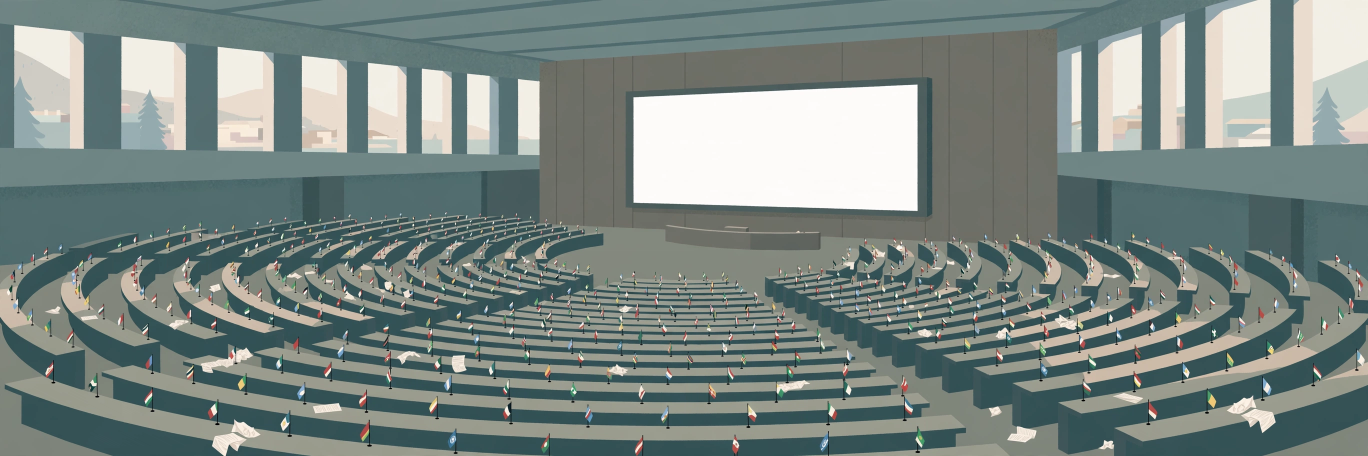
#> input picture hero.webp, 2736 x 912 px (shown at 1/2 size)
$ python draw.py
#> lines starting #> are read from the running program, lines starting #| are printed output that depends on the picture
#!/usr/bin/env python3
"""Render the front page for Tuesday 24 November 2026.

Running this file paints ``entry.png`` (1024x1024) next to it. The
grader never runs this script: the entrypoint is main.ts, which only
copies the finished entry.png into /output, because the competition
runtime is standard library only and Pillow is not installed there.

Every story on the page was checked against a real report dated
22-24 November 2026 (CNN, AP, Le Monde, Al Jazeera) before it was
typeset here. The hero picture is an illustration generated for this
entry and bundled as hero.webp; no network is used at render time.

Deterministic: fixed fonts, fixed text, fixed layout, fixed image
processing, so two runs write byte-identical output.
"""

import os

from PIL import Image, ImageDraw, ImageFont

PAGE_W, PAGE_H = 1024, 1024
EDGE = 36
NEWSprint = (248, 244, 236)
INK = (16, 16, 16)
ACCENT = (172, 32, 32)
BAND = (22, 36, 60)
MUTED = (92, 88, 80)
HAIRLINE = (62, 60, 54)

DEJAVU = "/usr/share/fonts/truetype/dejavu"


class FrontPage:
    """A newspaper front page drawn top to bottom with a moving cursor."""

    def __init__(self):
        self.canvas = Image.new("RGB", (PAGE_W, PAGE_H), NEWSprint)
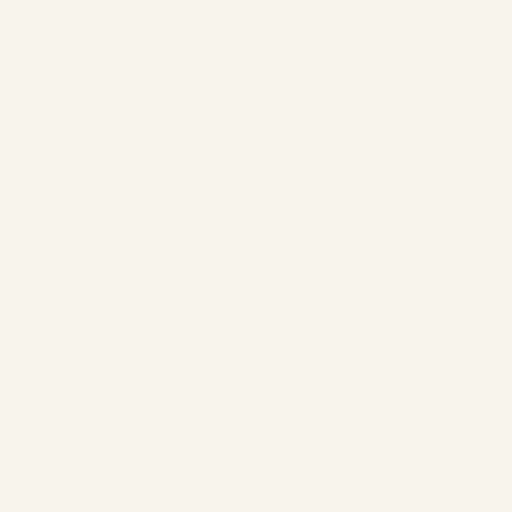
#> self.canvas: PIL image 1024x1024 RGB (shown at 1/2 size); mean R, G, B 248, 244, 236
        self.pen = ImageDraw.Draw(self.canvas)
        self.left = EDGE
        self.right = PAGE_W - EDGE
        self.y = 0

    def typeface(self, name, size):
        return ImageFont.truetype(os.path.join(DEJAVU, name), size)

    def hline(self, y, weight=1, colour=HAIRLINE):
        self.pen.line([(self.left, y), (self.right, y)], fill=colour,
                      width=weight)

    def flow(self, text, face, width, x=None, leading=None, colour=INK):
        """Greedy wrap + draw; returns the y below the last line."""
#> called with width = 952, leading = 23, colour = (16, 16, 16)
        x = self.left if x is None else x
        step = leading or int(face.size * 1.3)
        words, lines, current = text.split(), [], ""
        for word in words:
            trial = (current + " " + word).strip()
            if self.pen.textlength(trial, font=face) <= width:
                current = trial
            else:
                if current:
                    lines.append(current)
                current = word
#> after the loop, lines = 4 items
        if current:
            lines.append(current)
        yy = self.y
        for line in lines:
            self.pen.text((x, yy), line, font=face, fill=colour)
            yy += step
#> this loop made 5 passes
#> yy on passes 1 to 4: 305, 328, 351, 374
#> (line, yy) on pass 5: ('in 2009.', 397)
#> after the loop, yy = 397
        return yy

    def masthead(self):
        self.hline(22, weight=2)
        title = self.typeface("DejaVuSerif-Bold.ttf", 64)
        self.pen.text((PAGE_W // 2, 28), "THE WORLD TODAY", font=title,
                      fill=INK, anchor="ma")
        small = self.typeface("DejaVuSans-Bold.ttf", 16)
        self.pen.text((self.left, 104), "TUESDAY, 24 NOVEMBER 2026",
                      font=small, fill=INK)
        self.pen.text((PAGE_W // 2, 104), "No. 328  •  ONE DAY, ONE PAGE",
                      font=small, fill=INK, anchor="ma")
        self.pen.text((self.right, 104), "ANTALYA  •  KYIV  •  SERANG",
                      font=small, fill=INK, anchor="ra")
        self.hline(126, weight=4)
        self.hline(132, weight=1)
        self.y = 146

    def lead(self):
        kick = self.typeface("DejaVuSans-Bold.ttf", 17)
        self.pen.text((self.left, self.y), "CLIMATE  —  COP31  —  ANTALYA",
                      font=kick, fill=ACCENT)
        self.y += 30
        head = self.typeface("DejaVuSerif-Bold.ttf", 50)
        self.pen.text((self.left, self.y), "No deal in Antalya",
                      font=head, fill=INK)
        self.y += 52
        self.pen.text((self.left, self.y), "as climate talks collapse",
                      font=head, fill=INK)
        self.y += 54
        deck = self.typeface("DejaVuSerif.ttf", 19)
        deck_text = (
            "After more than two weeks of talks in Antalya — the longest "
            "climate summit in history — 194 countries rejected the "
            "\u201cAntalya Pact\u201d on Sunday. The draft never mentioned "
            "fossil fuels, and the European Union, Panama, the Marshall "
            "Islands and Norway refused to sign a deal that ignored the "
            "cause of the crisis. It is the first major breakdown of the "
            "UN climate talks since Copenhagen in 2009."
        )
        self.y = self.flow(deck_text, deck, self.right - self.left,
                           leading=23)
#> self.y = 397
        self.y += 6
#> self.y = 403

    def hero(self):
        """Fit the bundled illustration into a wide panel, printed halftone."""
        here = os.path.dirname(os.path.abspath(__file__))
        pic = Image.open(os.path.join(here, "hero.webp")).convert("RGB")
#> pic is the input picture: PIL image 2736x912 RGB; mean R, G, B 123.3, 135.9, 131.8
        panel_w, panel_h = self.right - self.left, 170
        ratio = panel_w / panel_h
        iw, ih = pic.size
#> iw = 2736; ih = 912
        if iw / ih > ratio:
            keep_w = int(ih * ratio)
            x0 = (iw - keep_w) // 2
            pic = pic.crop((x0, 0, x0 + keep_w, ih))
        else:
            keep_h = int(iw / ratio)
#> keep_h = 488
            y0 = int((ih - keep_h) * 0.30)
#> y0 = 127
            pic = pic.crop((0, y0, iw, y0 + keep_h))
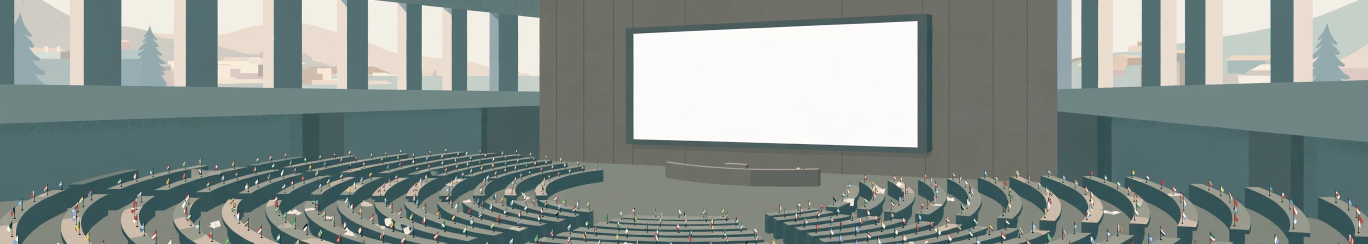
#> pic: PIL image 2736x488 RGB (shown at 1/2 size); mean R, G, B 132.7, 143.6, 139.7
        pic = pic.resize((panel_w, panel_h), Image.LANCZOS)
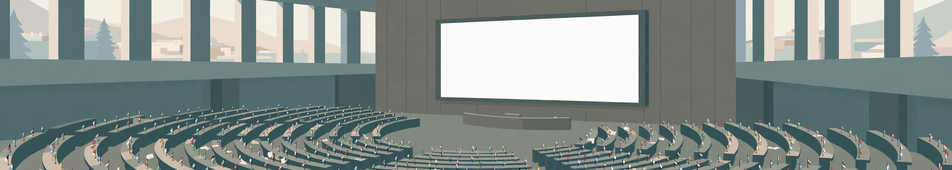
#> pic: PIL image 952x170 RGB; mean R, G, B 132.7, 143.6, 139.7
        pic = pic.quantize(colors=96, method=Image.MEDIANCUT,
                           dither=Image.FLOYDSTEINBERG).convert("RGB")
        self.canvas.paste(pic, (self.left, self.y))
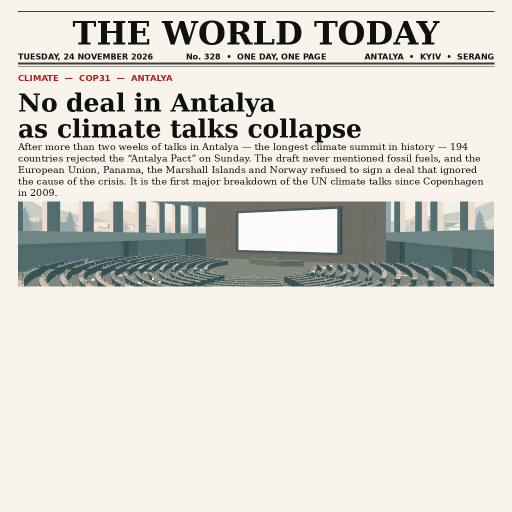
#> self.canvas: PIL image 1024x1024 RGB (shown at 1/2 size); mean R, G, B 218.5, 216.8, 209.9
        self.pen.rectangle([self.left, self.y, self.right,
                            self.y + panel_h], outline=INK, width=2)
        self.y += panel_h + 8
#> self.y = 581
        cap = self.typeface("DejaVuSerif.ttf", 14)
        self.pen.text((self.left, self.y),
                      "The plenary hall in Antalya, empty after delegates "
                      "rejected the draft pact on Sunday. Illustration.",
                      font=cap, fill=MUTED)
        self.y += 20
#> self.y = 601
        self.hline(self.y, weight=2)
        self.y += 8
#> self.y = 609

    def columns(self):
        gap = 26
        width = (self.right - self.left - 2 * gap) // 3
        stories = [
            ("WAR IN UKRAINE",
             "15 killed in overnight strikes as Zelenskyy demands Patriots",
             "Overnight Russian strikes killed at least 15 people — 11 in "
             "Dymer, where a drone collapsed part of a five-storey block, "
             "three in Vyshneve and one in Bila Tserkva. President "
             "Volodymyr Zelenskyy said Russia fired about 2,700 drones, "
             "1,460 guided bombs and 165 missiles in a week, and urged "
             "Washington to release Patriots Kyiv\u2019s partners have "
             "already paid for."),
            ("DISASTER IN BANTEN",
             "34 workers missing after fire sweeps candy factory",
             "Rescuers searched for 34 workers missing after fire swept the "
             "PT Fonusa Agung Mulia candy factory in Serang, Banten, on "
             "Saturday. About 300 people were inside; 29 were rescued, "
             "five hospitalised. Remains recovered in 26 body bags await "
             "forensic identification. The plant makes Milkita sweets, "
             "sold in more than 40 countries."),
            ("SUMMITS & MARKETS",
             "Trump, Xi and Putin meet as Nvidia brings back Huang",
             "Donald Trump, Xi Jinping and Vladimir Putin met for 90 minutes "
             "in Shenzhen on 19 November — the first trilateral summit — "
             "to discuss nuclear arms, Ukraine and the Middle East. Days "
             "later Nvidia\u2019s board reinstated Jensen Huang as chief "
             "executive, 11 days after he resigned. Trump had publicly "
             "urged the company to bring him back."),
        ]
        section = self.typeface("DejaVuSans-Bold.ttf", 14)
        headline = self.typeface("DejaVuSerif-Bold.ttf", 20)
        body = self.typeface("DejaVuSans.ttf", 13)
        top = self.y
#> top = 609
        lowest = top
#> lowest = 609
        for i, (label, head, text) in enumerate(stories):
            x = self.left + i * (width + gap)
            cy = top
            self.pen.text((x, cy), label, font=section, fill=ACCENT)
            cy += 20
            self.pen.line([(x, cy), (x + width, cy)], fill=ACCENT, width=1)
            cy += 8
            self.y = cy
            cy = self.flow(head, headline, width, x=x, leading=23)
            cy += 4
            self.y = cy
            cy = self.flow(text, body, width, x=x, leading=16)
            lowest = max(lowest, cy)
#> this loop made 3 passes
        self.y = lowest + 8
#> self.y = 862
        self.hline(self.y, weight=2)
        self.y += 8
#> self.y = 870

    def also_today(self):
        label = self.typeface("DejaVuSans-Bold.ttf", 14)
        brief = self.typeface("DejaVuSans.ttf", 14)
        self.pen.text((self.left, self.y), "ALSO TODAY", font=label,
                      fill=ACCENT)
        items = (
            "SPORT — Verstappen wins the Las Vegas Grand Prix.   •   "
            "CRICKET — Pant hits 128 for India v New Zealand in "
            "Wellington.   •   EUROPE — EU aims to pick a new ECB chief "
            "by December."
        )
        self.y = self.flow(items, brief, self.right - self.left - 118,
                           x=self.left + 118, leading=18)
#> self.y = 906
        self.y += 4
#> self.y = 910

    def numbers_band(self):
        band_h = 72
        self.pen.rectangle([self.left, self.y, self.right,
                            self.y + band_h], fill=BAND)
        figures = [("194", "countries at COP31"),
                   ("2,700", "Russian drones in one week"),
                   ("34", "workers missing in Banten"),
                   ("15", "killed in overnight strikes")]
        cell = (self.right - self.left) // 4
        big = self.typeface("DejaVuSerif-Bold.ttf", 30)
        small = self.typeface("DejaVuSans.ttf", 13)
        for i, (num, what) in enumerate(figures):
            cx = self.left + i * cell + cell // 2
            self.pen.text((cx, self.y + 6), num, font=big,
                          fill=NEWSprint, anchor="ma")
            self.pen.text((cx, self.y + 40), what, font=small,
                          fill=(200, 205, 220), anchor="ma")
            if i:
                self.pen.line([(self.left + i * cell, self.y + 12),
                               (self.left + i * cell,
                                self.y + band_h - 12)],
                              fill=(90, 105, 140), width=1)
        self.y += band_h + 10
#> self.y = 992

    def footer(self):
        foot = self.typeface("DejaVuSans.ttf", 12)
        self.pen.text((PAGE_W // 2, self.y),
                      "Sources: CNN, AP, Le Monde, Al Jazeera — 22–24 Nov "
                      "2026  •  THE WORLD TODAY",
                      font=foot, fill=MUTED, anchor="ma")
        self.y += 16
#> self.y = 1008

    def render(self):
        self.masthead()
        self.lead()
        self.hero()
        self.columns()
        self.also_today()
        self.numbers_band()
        self.footer()
        return self.canvas


def main():
    here = os.path.dirname(os.path.abspath(__file__))
    target = os.path.join(here, "entry.png")
    page = FrontPage().render()
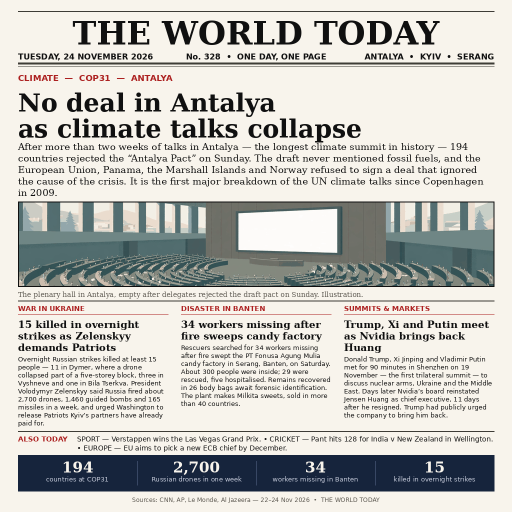
#> page: PIL image 1024x1024 RGB (shown at 1/2 size); mean R, G, B 195.8, 195, 190.3
    page.save(target, format="PNG", optimize=True)
    print(f"Wrote {target} ({os.path.getsize(target)} bytes)")


if __name__ == "__main__":
    main()
